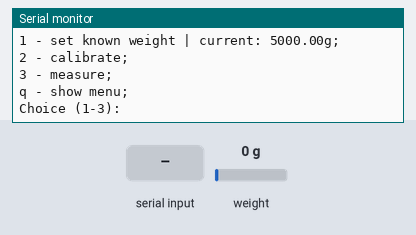
Simulated run of this sketch. Board: Arduino Uno, built with avr-gcc and run on an emulated ATmega328P. Parts: the last lines printed to the serial monitor. The inputs (shaded band) are chosen by the test bench; at power-on: weight on the scale 0 g.

Above: at 1.2 s.
1.3 s: "1\n" received over Serial
At 2.5 s:
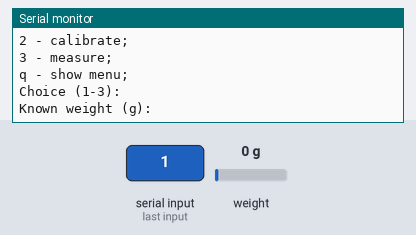
2.8 s: byte 10 ('\n') received over Serial
At 4.0 s:
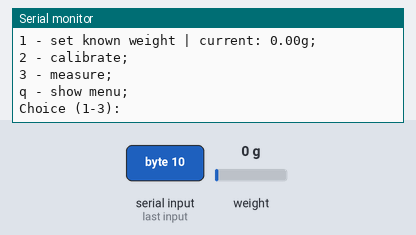
4.3 s: "2\n" received over Serial
At 5.9 s:
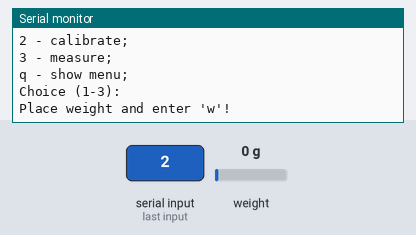
6.8 s: "w\n" received over Serial
At 7.4 s:
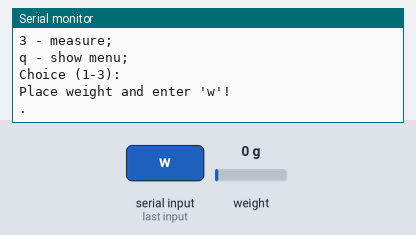

Measured:
- after the input at 1.3 s, the serial monitor: prints a new line at once (image 1)
- after the input at 2.8 s, the serial monitor: prints a new line at once (image 2)
- after the input at 4.3 s, the serial monitor: prints a new line after 1.0 s (image 3)
- after the input at 6.8 s, the serial monitor: prints a new line after 0.10 s (image 4)

The sketch:

LoadCellCalibration.ino
```cpp
#include "HX711.h"

#define DOUT 4
#define SCK 5

HX711 hxScale;

float calWeight = 5000;

String input = "";
int8_t stringComplete = 0;

int8_t startMeasure = 0;
int8_t startCalibrate = 0;
int8_t inputWeight = 0;

float scaleFactor = 1.0f;
long scaleOffset=1;

void resetScale(float value) {
  hxScale.set_scale(value);
  hxScale.tare();
}

void calibrateScale() {
  float sum = 0.0f;
  int8_t times = 10;
  for (int8_t i = 0; i < times; i++) {
    long rawWeight = hxScale.get_value(1);
    sum += (rawWeight / calWeight);
    Serial.print(F("."));
    delay(500);
  }
  scaleFactor = sum / times;
  scaleOffset = hxScale.get_offset();
  Serial.println();
  Serial.print(F("Offset: "));
  Serial.print(scaleOffset);
  Serial.print(F(" ScaleFactor: "));
  Serial.println(scaleFactor);
  Serial.println(F("Calibration finished. Remove weight!"));
  startCalibrate = 0;
}

float measure() {
  return hxScale.get_units(10) / 1000.0;
}

void menu() {
  Serial.println();
  Serial.print(F("1 - set known weight | current: "));
  Serial.print(calWeight);
  Serial.println(F("g;"));
  Serial.println(F("2 - calibrate;"));
  Serial.println(F("3 - measure;"));
  Serial.println(F("q - show menu;"));
  Serial.println(F("Choice (1-3): "));
}

void setup() {
  Serial.begin(115200);
  hxScale.begin(DOUT, SCK);
  input.reserve(200);
  menu();
}

void loop() {
  if (Serial.available()) {
    serialEvent();
  }
  if (stringComplete) {
    stringComplete = 0;
    startMeasure = 0;

    if (inputWeight) {
      calWeight = input.toFloat();
      inputWeight = 0;
      Serial.print(calWeight);
      Serial.println(F("g"));
    }

    if (input == "w" && startCalibrate) {
      calibrateScale();
      menu();
    }
    else if (input == "1" && !inputWeight) {
      inputWeight = 1;
      Serial.print(F("Known weight (g):"));
    }
    else if (input == "2" && !startCalibrate) {
      startCalibrate = 1;
      resetScale(0.0f);
      Serial.println(F("Place weight and enter 'w'!"));
    }
    else if (input == "3") {
      startMeasure = 1;
      resetScale(scaleFactor);
      hxScale.set_offset(scaleOffset);
      Serial.println();
      Serial.print(F("Offset: "));
//      Serial.print(hxScale.get_offset());
      Serial.print(scaleOffset);
      Serial.print(F(" ScaleFactor: "));
      Serial.println(scaleFactor);
    }
    else {
      menu();
      startCalibrate = 0;
    }
    input = "";
  }

  if (startMeasure) {
    Serial.print(measure(), 3);
    Serial.println(F(" kg"));
    delay(1000);
  }
  delay(10);
}

void serialEvent() {
  while (Serial.available()) {
    char inChar = (char)Serial.read();
    if (inChar == '\n') {
      stringComplete = 1;
    }
    else if (inChar != '\r') {
      input += inChar;
    }
  }
}
```
